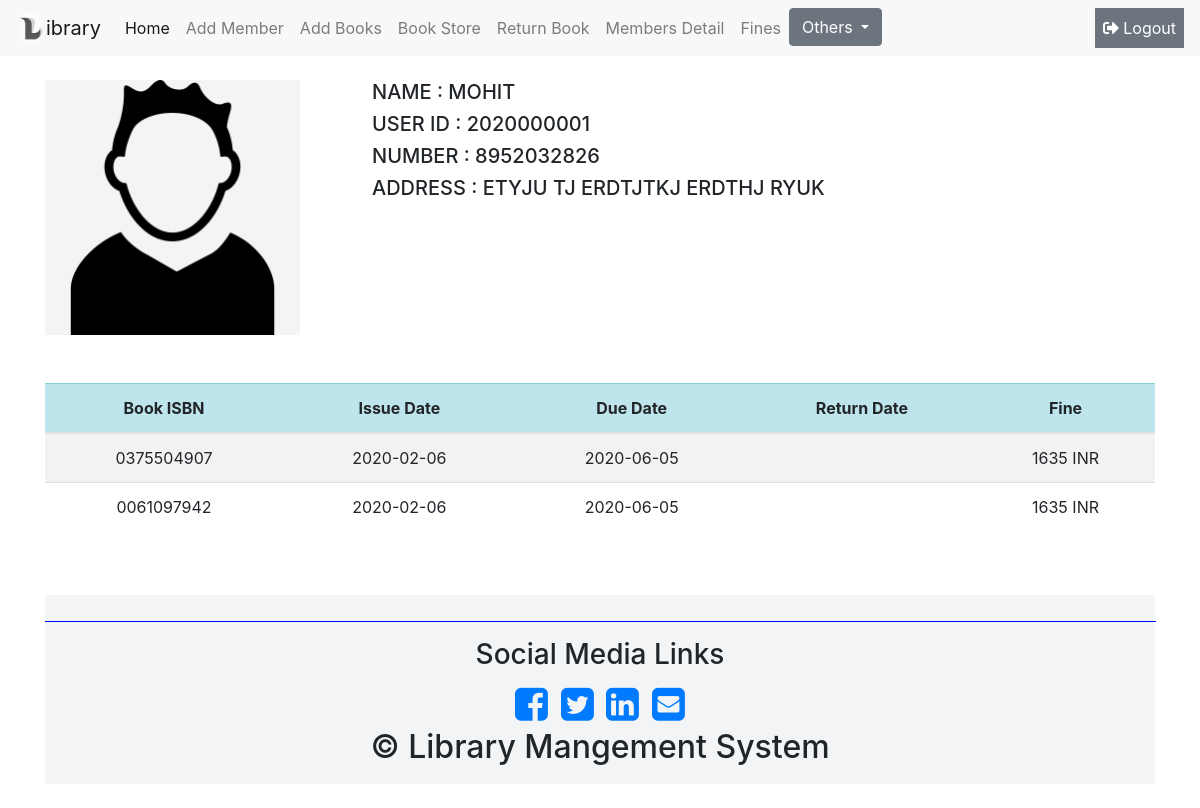
The app's page /library_admins/info.php?id=2020000001 (signed in) with its own data.
### tables this page shows
CREATE TABLE IF NOT EXISTS `members` (
  `id` bigint(15) NOT NULL AUTO_INCREMENT,
  `name` varchar(50) NOT NULL,
  `number` bigint(15) NOT NULL,
  `address` text NOT NULL,
  `image` varchar(50) NOT NULL DEFAULT 'profile1.png',
  PRIMARY KEY (`id`)
);

CREATE TABLE IF NOT EXISTS `book_loans` (
  `loan_number` bigint(15) UNSIGNED NOT NULL AUTO_INCREMENT,
  `isbn` varchar(10) DEFAULT NULL,
  `loan_id` bigint(15) DEFAULT NULL,
  `out_date` date DEFAULT NULL,
  `due_date` date DEFAULT NULL,
  `in_date` date DEFAULT NULL,
  `status` tinyint(1) NOT NULL DEFAULT '0',
  PRIMARY KEY (`loan_number`),
  KEY `loan_id` (`loan_id`),
  KEY `isbn` (`isbn`)
);

### library_admins/info.php (the view, shortened to what this page needs)
<?php
$user_id=$_GET['id'];
?>
<!doctype html>
<html lang="en">
<head>
</head>
<body>
<?php include('nav.php'); ?>
<br>
<div class = "container">
	<div class="row">
		<div class="col-md-3">
			<img class="banner img-responsive" src="image/profile1.png" height="auto" width="100%" style="background-color: #f2f4f5;" />
		</div>
		<div class="col-md-9" style="padding:0 5%;" >
			<?php
			$conn = mysqli_connect('localhost','root','','library');
			$query = "select distinct * from members where id='$user_id'";
			$results = mysqli_query($conn,$query);
			$row = mysqli_fetch_assoc($results);
			$user_name=$row['name'];
			$user_number=$row['number'];
			$user_address=$row['address'];
				echo "<h5 class='info' style='text-transform:uppercase' >NAME : ".$user_name. "</h5>";
				echo "<h5 class='info'>USER ID : ".$user_id. "</h5>";
				echo "<h5 class='info'>NUMBER : " .$user_number."</h5>";
				echo "<h5 class='info' style='text-transform:uppercase' >ADDRESS : " .$user_address."</h5>";
		?>
		</div>
	</div>
	<br>
	<br>
	<div class="table-responsive">
	<table class="table table-striped text-center ">
		<thead>
			<tr class="table-info ">
			<th>Book ISBN</th>
			<th>Issue Date</th>
			<th>Due Date</th>
			<th>Return Date</th>
			<th>Fine</th>
			</tr>
		</thead>
		<tbody>
		<?php
		$conn = mysqli_connect('localhost','root','','library');
		$query = "select * from book_loans where loan_id='$user_id'";
		$result = mysqli_query($conn,$query);
		foreach ($result as $value) {
			$due_date=date_create($value['due_date']);
			$in_date=date_create($value['in_date']);
			echo "<tr>";
			echo "<td class='info'>" .$value['isbn']. "</br>" . "</td>";
			echo "<td class='info'>" .$value['out_date']. "</td>";
			echo "<td class='info'>" .$value['due_date']. "</td>";
			echo "<td class='info'>" .$value['in_date']. "</td>";
			$diff=date_diff($due_date,$in_date);
			$day=$diff->format("%R%a");
			if($day<1){
				echo "<td class='info'>Zero INR</td>";
				echo "</tr>";
			}
			else{
				$fine=$day*5;
				echo "<td class='info'>$fine INR</td>";
				echo "</tr>";
			}
		}
		?>
		</tbody>
	</table>
	</div>
	<br>
	<div class="footer">
		<?php include('footer.php'); ?>
	</div>
</div>
</body>
</html>

### records on screen
members: name "MOHIT", number "8952032826", address "ETYJU TJ ERDTJTKJ ERDTHJ RYUK"
book_loans: isbn "0375504907", out_date "2020-02-06", due_date "2020-06-05", fine "1635"
book_loans: isbn "0061097942", out_date "2020-02-06", due_date "2020-06-05", fine "1635"

### other values on screen
$user_id "2020000001"
